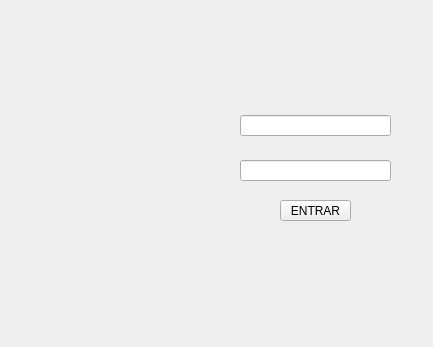
<?xml version="1.0" encoding="UTF-8"?>
<ui version="4.0">
 <class>MainWindow</class>
 <widget class="QMainWindow" name="MainWindow">
  <property name="geometry">
   <rect>
    <x>0</x>
    <y>0</y>
    <width>433</width>
    <height>347</height>
   </rect>
  </property>
  <property name="minimumSize">
   <size>
    <width>433</width>
    <height>347</height>
   </size>
  </property>
  <property name="maximumSize">
   <size>
    <width>433</width>
    <height>347</height>
   </size>
  </property>
  <property name="windowTitle">
   <string>MainWindow</string>
  </property>
  <widget class="QWidget" name="centralwidget">
   <widget class="QLabel" name="labelFundo">
    <property name="geometry">
     <rect>
      <x>0</x>
      <y>0</y>
      <width>441</width>
      <height>351</height>
     </rect>
    </property>
    <property name="text">
     <string/>
    </property>
    <property name="pixmap">
     <pixmap>login.png</pixmap>
    </property>
   </widget>
   <widget class="QLineEdit" name="lineEditUsuario">
    <property name="geometry">
     <rect>
      <x>240</x>
      <y>115</y>
      <width>151</width>
      <height>21</height>
     </rect>
    </property>
   </widget>
   <widget class="QLineEdit" name="lineEditSenha">
    <property name="geometry">
     <rect>
      <x>240</x>
      <y>160</y>
      <width>151</width>
      <height>21</height>
     </rect>
    </property>
   </widget>
   <widget class="QPushButton" name="pushButton_ENTRAR">
    <property name="geometry">
     <rect>
      <x>280</x>
      <y>200</y>
      <width>71</width>
      <height>21</height>
     </rect>
    </property>
    <property name="text">
     <string>ENTRAR</string>
    </property>
   </widget>
  </widget>
 </widget>
 <resources/>
 <connections/>
</ui>
